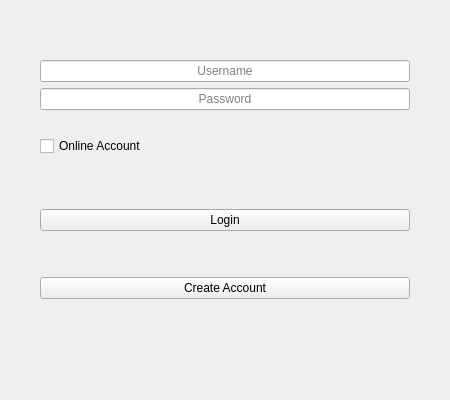
<?xml version="1.0" encoding="UTF-8"?>
<ui version="4.0">
 <class>LoginWidget</class>
 <widget class="QWidget" name="LoginWidget">
  <property name="geometry">
   <rect>
    <x>0</x>
    <y>0</y>
    <width>450</width>
    <height>400</height>
   </rect>
  </property>
  <property name="minimumSize">
   <size>
    <width>0</width>
    <height>0</height>
   </size>
  </property>
  <property name="windowTitle">
   <string>Form</string>
  </property>
  <property name="styleSheet">
   <string notr="true"/>
  </property>
  <layout class="QGridLayout" name="gridLayout_2">
   <property name="leftMargin">
    <number>0</number>
   </property>
   <property name="topMargin">
    <number>0</number>
   </property>
   <property name="rightMargin">
    <number>0</number>
   </property>
   <property name="bottomMargin">
    <number>0</number>
   </property>
   <item row="2" column="0">
    <spacer name="verticalSpacer_4">
     <property name="orientation">
      <enum>Qt::Vertical</enum>
     </property>
     <property name="sizeType">
      <enum>QSizePolicy::Fixed</enum>
     </property>
     <property name="sizeHint" stdset="0">
      <size>
       <width>20</width>
       <height>47</height>
      </size>
     </property>
    </spacer>
   </item>
   <item row="1" column="0">
    <layout class="QGridLayout" name="gridLayout">
     <item row="3" column="1">
      <widget class="QCheckBox" name="checkBox">
       <property name="text">
        <string>Online Account</string>
       </property>
      </widget>
     </item>
     <item row="1" column="1">
      <widget class="QLineEdit" name="m_password_lineEdit">
       <property name="maximumSize">
        <size>
         <width>16777215</width>
         <height>16777215</height>
        </size>
       </property>
       <property name="contextMenuPolicy">
        <enum>Qt::NoContextMenu</enum>
       </property>
       <property name="echoMode">
        <enum>QLineEdit::Password</enum>
       </property>
       <property name="alignment">
        <set>Qt::AlignCenter</set>
       </property>
       <property name="placeholderText">
        <string>Password</string>
       </property>
      </widget>
     </item>
     <item row="0" column="2" rowspan="2">
      <spacer name="horizontalSpacer_6">
       <property name="orientation">
        <enum>Qt::Horizontal</enum>
       </property>
       <property name="sizeType">
        <enum>QSizePolicy::Preferred</enum>
       </property>
       <property name="sizeHint" stdset="0">
        <size>
         <width>40</width>
         <height>20</height>
        </size>
       </property>
      </spacer>
     </item>
     <item row="0" column="1">
      <widget class="QLineEdit" name="m_username_lineEdit">
       <property name="contextMenuPolicy">
        <enum>Qt::NoContextMenu</enum>
       </property>
       <property name="alignment">
        <set>Qt::AlignCenter</set>
       </property>
       <property name="placeholderText">
        <string>Username</string>
       </property>
      </widget>
     </item>
     <item row="0" column="0" rowspan="2">
      <spacer name="horizontalSpacer_5">
       <property name="orientation">
        <enum>Qt::Horizontal</enum>
       </property>
       <property name="sizeType">
        <enum>QSizePolicy::Preferred</enum>
       </property>
       <property name="sizeHint" stdset="0">
        <size>
         <width>40</width>
         <height>20</height>
        </size>
       </property>
      </spacer>
     </item>
     <item row="2" column="1">
      <widget class="QLabel" name="m_information_lbl">
       <property name="text">
        <string/>
       </property>
       <property name="error" stdset="0">
        <bool>true</bool>
       </property>
      </widget>
     </item>
    </layout>
   </item>
   <item row="3" column="0">
    <layout class="QGridLayout" name="gridLayout_3">
     <item row="0" column="2">
      <spacer name="horizontalSpacer_4">
       <property name="orientation">
        <enum>Qt::Horizontal</enum>
       </property>
       <property name="sizeType">
        <enum>QSizePolicy::Ignored</enum>
       </property>
       <property name="sizeHint" stdset="0">
        <size>
         <width>40</width>
         <height>20</height>
        </size>
       </property>
      </spacer>
     </item>
     <item row="0" column="1">
      <widget class="QPushButton" name="m_login_btn">
       <property name="sizePolicy">
        <sizepolicy hsizetype="Expanding" vsizetype="Fixed">
         <horstretch>0</horstretch>
         <verstretch>0</verstretch>
        </sizepolicy>
       </property>
       <property name="text">
        <string>Login</string>
       </property>
      </widget>
     </item>
     <item row="0" column="0">
      <spacer name="horizontalSpacer_3">
       <property name="orientation">
        <enum>Qt::Horizontal</enum>
       </property>
       <property name="sizeType">
        <enum>QSizePolicy::Ignored</enum>
       </property>
       <property name="sizeHint" stdset="0">
        <size>
         <width>40</width>
         <height>20</height>
        </size>
       </property>
      </spacer>
     </item>
     <item row="2" column="1">
      <widget class="QPushButton" name="m_createAccount_btn">
       <property name="text">
        <string>Create Account</string>
       </property>
      </widget>
     </item>
     <item row="1" column="1">
      <spacer name="verticalSpacer_2">
       <property name="orientation">
        <enum>Qt::Vertical</enum>
       </property>
       <property name="sizeType">
        <enum>QSizePolicy::Fixed</enum>
       </property>
       <property name="sizeHint" stdset="0">
        <size>
         <width>20</width>
         <height>40</height>
        </size>
       </property>
      </spacer>
     </item>
    </layout>
   </item>
   <item row="0" column="0">
    <spacer name="verticalSpacer_3">
     <property name="orientation">
      <enum>Qt::Vertical</enum>
     </property>
     <property name="sizeType">
      <enum>QSizePolicy::Fixed</enum>
     </property>
     <property name="sizeHint" stdset="0">
      <size>
       <width>20</width>
       <height>60</height>
      </size>
     </property>
    </spacer>
   </item>
   <item row="5" column="0">
    <spacer name="verticalSpacer">
     <property name="orientation">
      <enum>Qt::Vertical</enum>
     </property>
     <property name="sizeHint" stdset="0">
      <size>
       <width>20</width>
       <height>40</height>
      </size>
     </property>
    </spacer>
   </item>
  </layout>
 </widget>
 <resources/>
 <connections/>
</ui>
